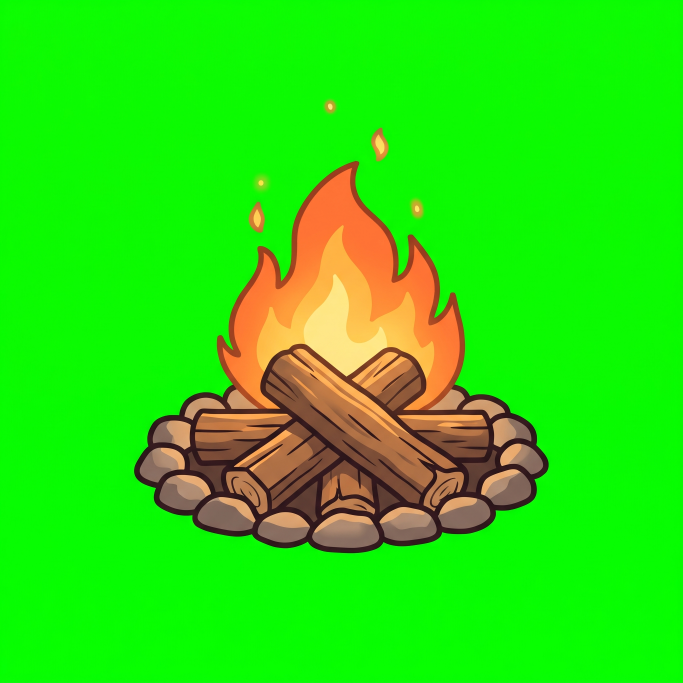
#> input picture art/incoming/chibi/fire_burning.png, 2048 x 2048 px (shown at 1/3 size)
$ python -i keyout.py   (imports and definitions only)
#> lines starting #> are read from the running program, lines starting #| are printed output that depends on the picture
"""Xoá nền xanh (#00FF00) của ảnh Gemini, tách lưới nhân vật, xuất WebP trong suốt cho app.

Dùng:
  python3 keyout.py sheet chars_sit.png sit   --cols 2 --rows 3 --out <thư mục drawable-nodpi>
  python3 keyout.py fire  fire_burning.png fire_out.png               --out <thư mục>
  python3 keyout.py bg    bg_lit.png bg_dark.png [bg_exit.png]         --out <thư mục>

Nhân vật đánh số theo thứ tự đọc (trái→phải, trên→dưới): caveman_<i>_<pose>.webp.
Lưới được cắt ở khe trống giữa các ô (không chia đều), để tay/chân lấn ô không bị cắt dính.
"""

import argparse
import pathlib

import numpy as np
from PIL import Image, ImageFilter


def key(path: pathlib.Path) -> Image.Image:
    a = np.asarray(Image.open(path).convert("RGB")).astype(np.float32)
    r, g, b = a[..., 0], a[..., 1], a[..., 2]
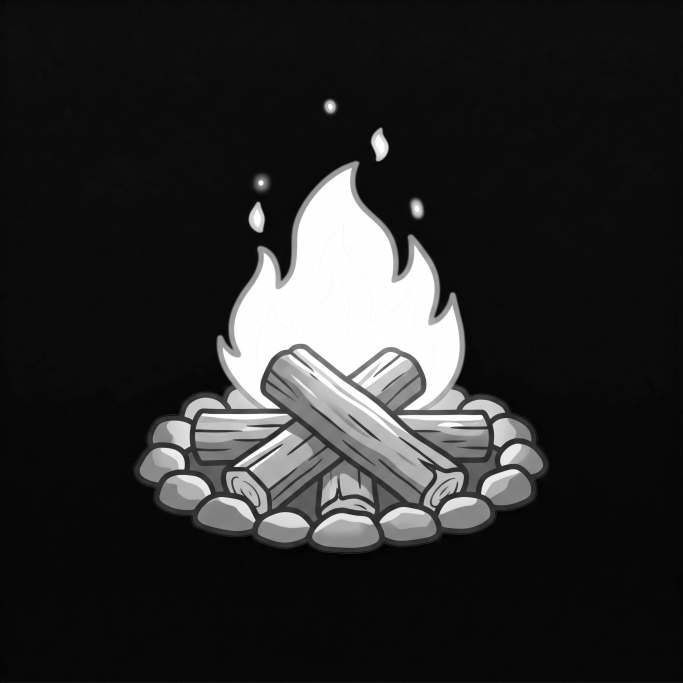
#> r: shape (2048, 2048) float32 (shown at 1/3 size); min 0, max 255, mean 41.6
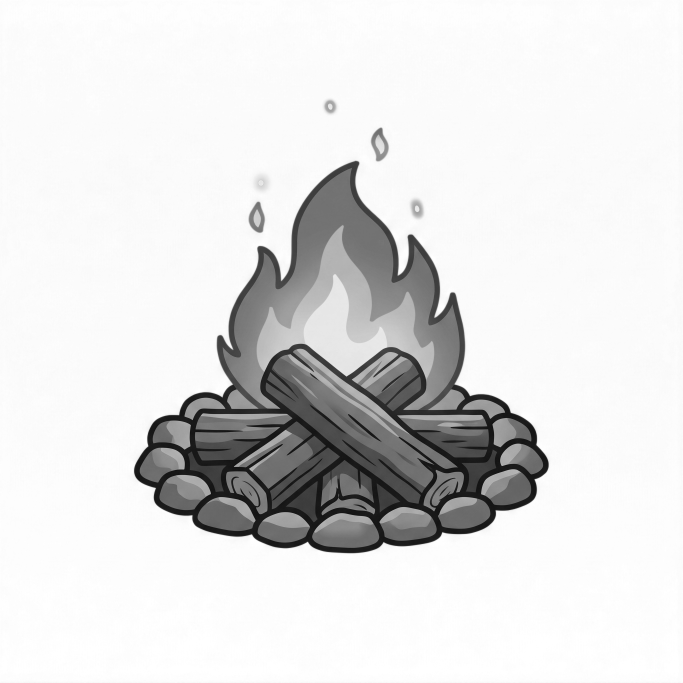
#> g: shape (2048, 2048) float32 (shown at 1/3 size); min 6, max 255, mean 224
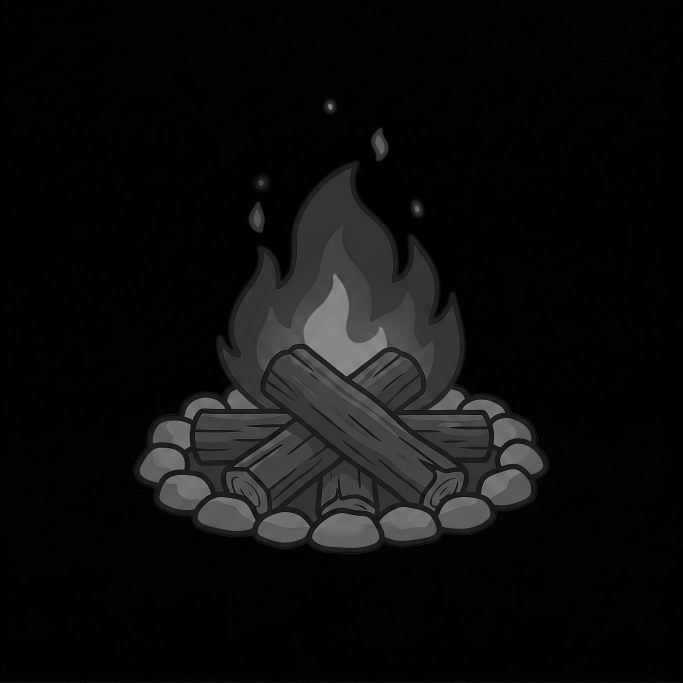
#> b: shape (2048, 2048) float32 (shown at 1/3 size); min 0, max 159, mean 14
    spill = g - np.maximum(r, b)  # độ "xanh" của điểm ảnh
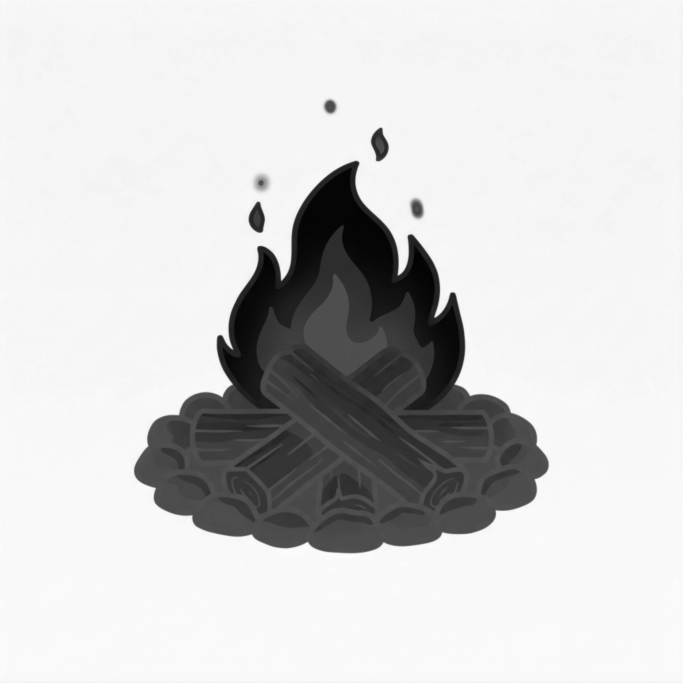
#> spill: shape (2048, 2048) float32 (shown at 1/3 size); min -148, max 254, mean 182.4; drawn with min black and max white
    alpha = np.clip(1.0 - (spill - 25.0) / 60.0, 0, 1)
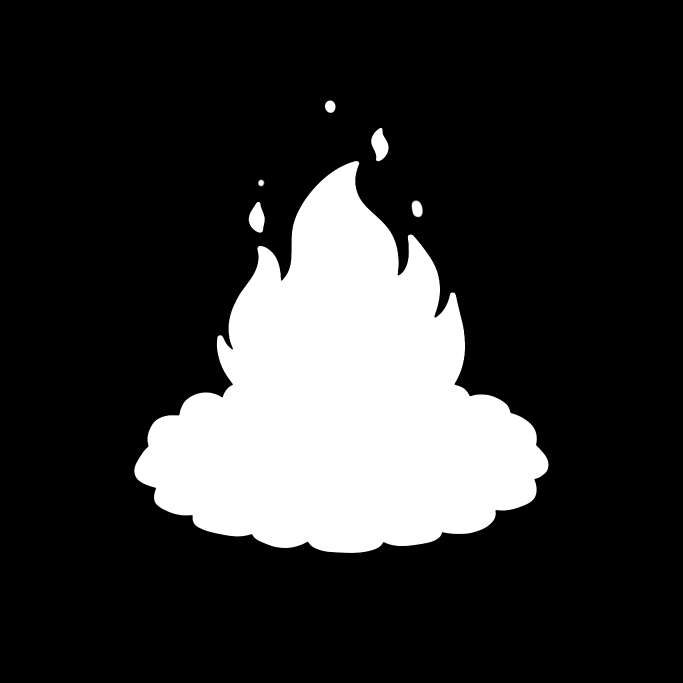
#> alpha: shape (2048, 2048) float32 (shown at 1/3 size); min 0, max 1, mean 0.195
    g = np.where(spill > 0, np.maximum(r, b), g)  # khử viền xanh
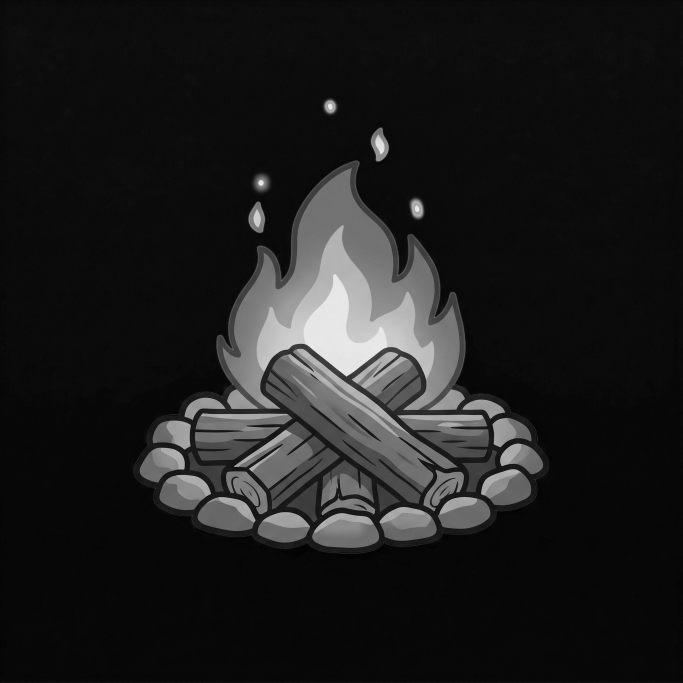
#> g: shape (2048, 2048) float32 (shown at 1/3 size); min 0, max 238, mean 29.5
    im = Image.fromarray(np.dstack([r, g, b, alpha * 255]).astype(np.uint8), "RGBA")
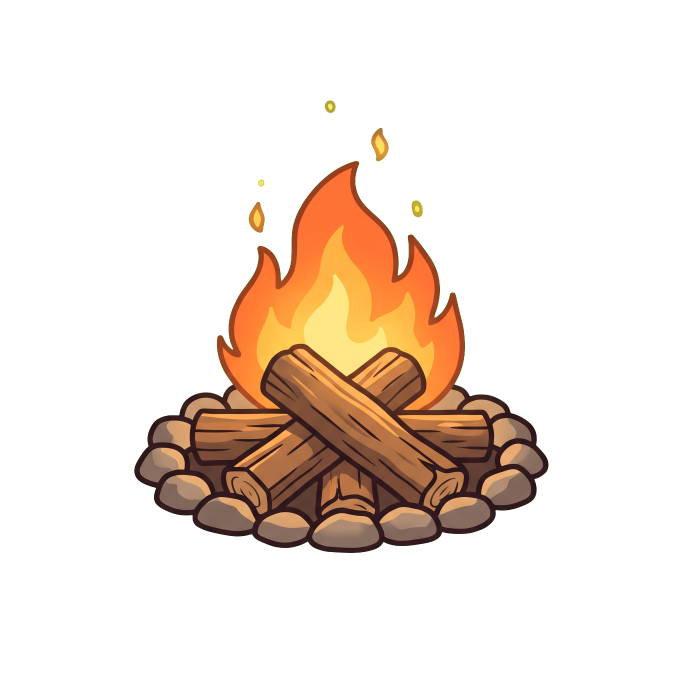
#> im: PIL image 2048x2048 RGBA (shown at 1/3 size); mean R, G, B, A 41.6, 29.5, 14, 49.7; transparent parts drawn white
    im.putalpha(im.getchannel("A").filter(ImageFilter.MinFilter(3)).filter(ImageFilter.GaussianBlur(0.8)))
    return im


def tight(im: Image.Image, pad: int = 6):
    ys, xs = np.nonzero(np.asarray(im.getchannel("A")) > 20)
    return max(xs.min() - pad, 0), max(ys.min() - pad, 0), min(xs.max() + pad, im.width), min(ys.max() + pad, im.height)


# [48 lines left out: functions cuts, save, main, not called in this run]


# [2 lines not run here, left out]

>>> result = key('../../../art/incoming/chibi/fire_burning.png')
